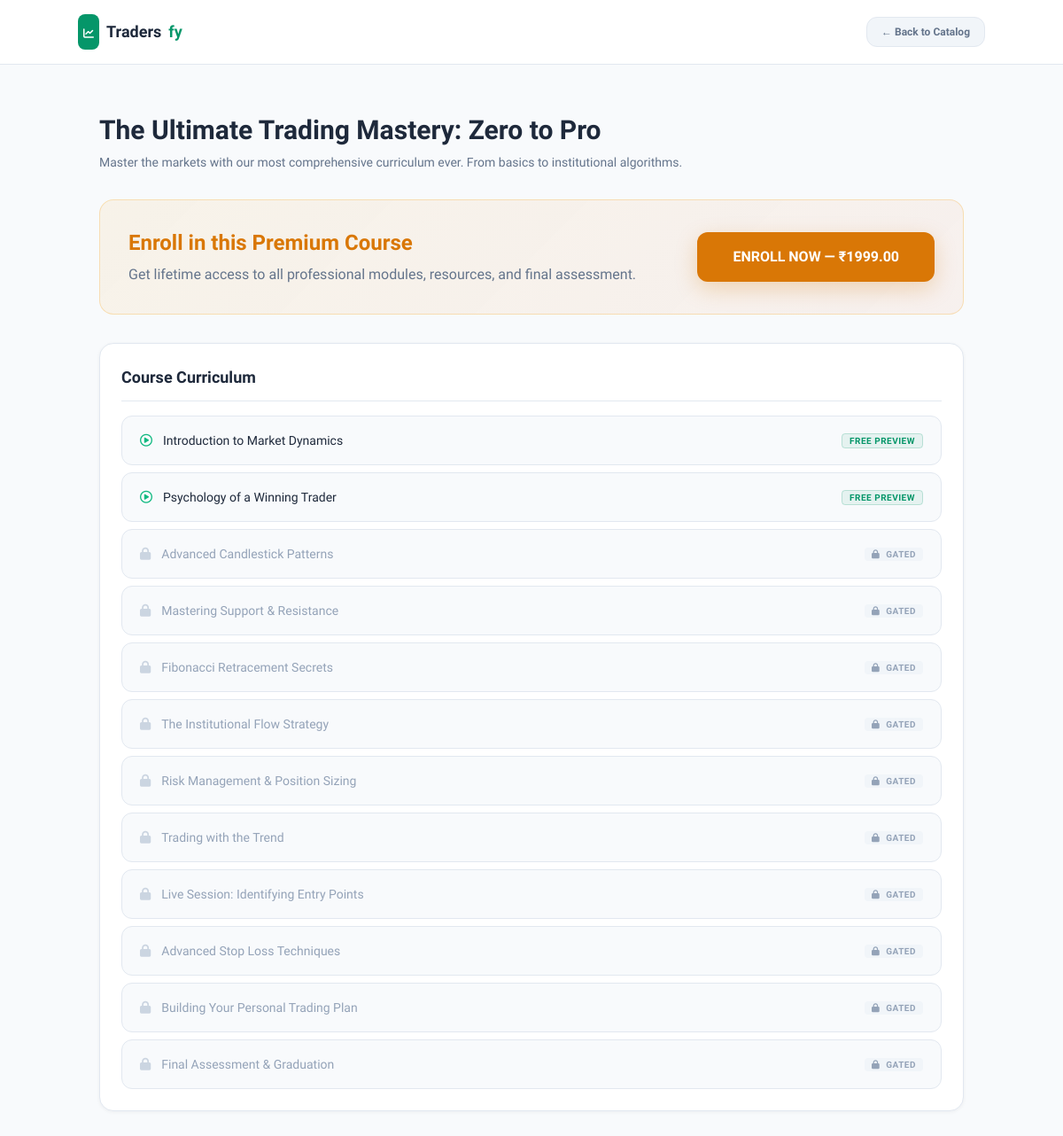
/courses/the-ultimate-trading-mastery-zero-to-pro/, run on the app's committed database.
### core/models.py (models this page shows, shortened)
class Course(models.Model):
    LANGUAGE_CHOICES = [
        ('Tamil', 'Tamil'),
        ('English', 'English'),
        ('Hindi', 'Hindi'),
        ('Kannada', 'Kannada'),
    ]
    LEVEL_CHOICES = [
        ('Beginner', 'Beginner'),
        ('Intermediate', 'Intermediate'),
        ('Advanced', 'Advanced'),
    ]
    title = models.CharField(max_length=255)
    slug = models.SlugField(unique=True)
    thumbnail_url = models.URLField(max_length=500, blank=True, null=True)
    category = models.CharField(max_length=100, default="Web Design")
    language = models.CharField(max_length=20, choices=LANGUAGE_CHOICES, default='Tamil')
    rating = models.DecimalField(max_digits=3, decimal_places=1, default=5.0)
    review_count = models.IntegerField(default=1000)
    level = models.CharField(max_length=20, choices=LEVEL_CHOICES, default='Beginner')
    duration_hours = models.IntegerField(default=2)
    duration_minutes = models.IntegerField(default=0)
    total_lessons = models.IntegerField(default=10)
    total_quizzes = models.IntegerField(default=10)
    price = models.DecimalField(max_digits=10, decimal_places=2, default=399.00)
    author_name = models.CharField(max_length=100, default="Kevin Marks")
    author_avatar_url = models.URLField(max_length=500, blank=True, null=True)
    short_description = models.TextField(blank=True)
    description = models.TextField(blank=True)
    is_published = models.BooleanField(default=True)
    created_at = models.DateTimeField(default=timezone.now)
    updated_at = models.DateTimeField(auto_now=True)
    expiry_duration_days = models.PositiveIntegerField(default=365, help_text="Duration in days for course access after enrollment")
    prevent_screenshots = models.BooleanField(default=True, help_text="Attempt to block screenshots and screen recording")
    restrict_downloads = models.BooleanField(default=True, help_text="Disable right-click and common download methods")
    class Meta:
        verbose_name_plural = "Courses"
        ordering = ['-created_at']

class Lesson(models.Model):
    course = models.ForeignKey(Course, on_delete=models.CASCADE, related_name='lessons')
    section_name = models.CharField(max_length=255, default="Introduction")
    title = models.CharField(max_length=255)
    slug = models.SlugField(default="lesson-slug")
    video_file = models.FileField(upload_to='protected_videos/', blank=True, null=True, help_text="Upload video for secure streaming")
    video_url = models.URLField(max_length=500, blank=True, null=True, help_text="Fallback stream source URI")
    thumbnail = models.ImageField(upload_to='lesson_thumbnails/', blank=True, null=True)
    is_preview = models.BooleanField(default=False)
    order = models.PositiveIntegerField(default=0)
    is_locked = models.BooleanField(default=False, help_text="Whether this lesson is locked until previous lessons are completed")
    lesson_file = models.FileField(upload_to='lesson_files/', blank=True, null=True, help_text="Optional downloadable file for this lesson")
    question_text = models.TextField(blank=True, null=True, help_text="If present, student must answer this to complete the lesson")
    correct_answer = models.CharField(max_length=255, blank=True, null=True, help_text="Required answer if question_text is provided")
    created_at = models.DateTimeField(default=timezone.now)
    class Meta:
        ordering = ['order']
        verbose_name_plural = "Lessons"

### core/views.py (the view)
# urls.py: path('courses/<slug:course_slug>/', course_detail, name='course_detail'),
def course_detail(request, course_slug):
    course = get_object_or_404(Course, slug=course_slug, is_published=True)
    lessons = course.lessons.all()
    has_access = False
    if request.user.is_authenticated:
        has_access = CourseAccess.objects.filter(user=request.user, course=course).exists()
    context = {
        'course': course,
        'lessons': lessons,
        'has_access': has_access
    }
    return render(request, 'core/course_detail.html', context)

### core/templates/core/course_detail.html (shortened to what this page needs)
<!DOCTYPE html>
<html lang="en">
<head>
    <script src="https://cdn.tailwindcss.com"></script>
    <link rel="stylesheet" href="https://cdnjs.cloudflare.com/ajax/libs/font-awesome/6.4.0/css/all.min.css">
</head>
<body class="min-h-screen">
    <nav class="sticky top-0 z-50 px-6 py-4 border-b" style="background:#ffffff; border-color:#e2e8f0;">
        <div class="max-w-5xl mx-auto flex items-center justify-between">
            <a href="/" class="flex items-center gap-2 font-bold text-lg" style="color:#1e293b;">
                <div class="bg-emerald-600 p-1.5 rounded-lg">
                    <i class="fa-solid fa-chart-line text-white text-xs"></i>
                </div>
                Traders<span class="text-emerald-600">fy</span>
            </a>
            <a href="{% url 'course_catalog' %}"
               class="text-xs font-semibold px-4 py-2 rounded-xl transition"
               style="background:#f1f5f9; border:1px solid #e2e8f0; color:#64748b;"
               onmouseover="this.style.color='#1e293b';" onmouseout="this.style.color='#64748b';">
                ← Back to Catalog
            </a>
        </div>
    </nav>
    <div class="max-w-5xl mx-auto px-6 py-12 space-y-8">
        <div>
            <h1 class="text-3xl font-black mt-2" style="color:#1e293b;">{{ course.title }}</h1>
            <p class="text-sm mt-2" style="color:#64748b;">{{ course.short_description }}</p>
        </div>
        {% if not has_access %}
        <div class="rounded-2xl p-8 flex flex-col md:flex-row items-center justify-between gap-6"
             style="background:linear-gradient(135deg, rgba(245,158,11,0.08) 0%, rgba(234,88,12,0.06) 100%);
                    border:1px solid rgba(245,158,11,0.25);">
            <div class="space-y-2 text-center md:text-left">
                <h2 class="text-2xl font-bold" style="color:#d97706;">Enroll in this Premium Course</h2>
                <p style="color:#64748b;">Get lifetime access to all professional modules, resources, and final assessment.</p>
            </div>
            <a href="{% url 'add_to_cart' course.id %}"
               class="font-black px-10 py-4 rounded-xl shadow-lg transition transform hover:scale-105 whitespace-nowrap"
               style="background:#d97706; color:#ffffff; box-shadow:0 8px 24px rgba(217,119,6,0.25);">
                ENROLL NOW &mdash; ₹{{ course.price }}
            </a>
        </div>
        {% endif %}
        <div class="rounded-2xl p-6 space-y-4" style="background:#ffffff; border:1px solid #e2e8f0; box-shadow:0 1px 4px rgba(15,23,42,.05);">
            <h3 class="font-bold text-lg pb-3" style="color:#1e293b; border-bottom:1px solid #e2e8f0;">Course Curriculum</h3>
            <div class="space-y-2">
                {% for lesson in lessons %}
                <div class="px-5 py-4 rounded-xl flex justify-between items-center text-sm transition"
                     style="background:#f8fafc; border:1px solid #e2e8f0;"
                     onmouseover="this.style.borderColor='#cbd5e1';" onmouseout="this.style.borderColor='#e2e8f0';">
                    <div class="flex items-center space-x-3">
                        {% if lesson.is_preview or has_access %}
                            <i class="fa-regular fa-circle-play text-emerald-500"></i>
                        {% else %}
                            <i class="fa-solid fa-lock" style="color:#cbd5e1;"></i>
                        {% endif %}
                        {% if lesson.is_preview or has_access %}
                            <a href="{% url 'lesson_detail' course.slug lesson.slug %}"
                               class="font-medium transition hover:text-emerald-600" style="color:#1e293b;">
                                {{ lesson.title }}
                            </a>
                        {% else %}
                            <span class="font-medium" style="color:#94a3b8;">{{ lesson.title }}</span>
                        {% endif %}
                    </div>
                    <div>
                        {% if lesson.is_preview %}
                            <a href="{% url 'lesson_detail' course.slug lesson.slug %}"
                               class="text-[10px] uppercase font-bold tracking-wider px-2 py-0.5 rounded transition hover:bg-emerald-500 hover:text-white"
                               style="background:rgba(5,150,105,0.08); color:#059669; border:1px solid rgba(5,150,105,0.2);">
                                Free Preview
                            </a>
                        {% elif has_access %}
                            <a href="{% url 'lesson_detail' course.slug lesson.slug %}"
                               class="text-[10px] uppercase font-bold tracking-wider px-2 py-0.5 rounded transition hover:bg-blue-500 hover:text-white"
                               style="background:rgba(59,130,246,0.08); color:#3b82f6; border:1px solid rgba(59,130,246,0.2);">
                                Unlocked
                            </a>
                        {% else %}
                            <span class="text-[10px] uppercase font-bold tracking-wider px-2 py-0.5 rounded"
                                  style="background:#f1f5f9; color:#94a3b8;">
                                <i class="fa-solid fa-lock mr-1"></i> Gated
                            </span>
                        {% endif %}
                    </div>
                </div>
                {% endfor %}
            </div>
        </div>
    </div>
</body>
</html>

### core/templates/core/course_detail.html (style rules this page uses)
body { background-color: #f8fafc; color: #1e293b; font-family: 'Plus Jakarta Sans', sans-serif; }

### data on the page
Course: title "The Ultimate Trading Mastery: Zero to Pro", short_description "Master the markets with our most comprehensive curriculum ever. From basics to institutional algorithms.", price "1999.00"
Lesson: is_preview True (drawn), title "Introduction to Market Dynamics"
Lesson: is_preview True (drawn), title "Psychology of a Winning Trader"
Lesson: is_preview False (drawn), title "Advanced Candlestick Patterns"
Lesson: is_preview False (drawn), title "Mastering Support & Resistance"
Lesson: is_preview False (drawn), title "Fibonacci Retracement Secrets"
Lesson: is_preview False (drawn), title "The Institutional Flow Strategy"
Lesson: is_preview False (drawn), title "Risk Management & Position Sizing"
Lesson: is_preview False (drawn), title "Trading with the Trend"
Lesson: is_preview False (drawn), title "Live Session: Identifying Entry Points"
Lesson: is_preview False (drawn), title "Advanced Stop Loss Techniques"
Lesson: is_preview False (drawn), title "Building Your Personal Trading Plan"
Lesson: is_preview False (drawn), title "Final Assessment & Graduation"
